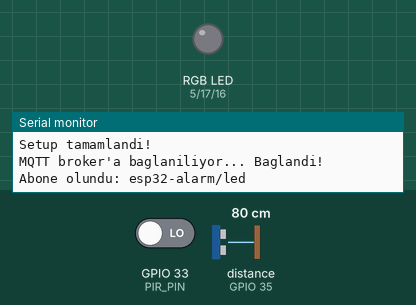
Bench run of a sketch on a simulated ESP32. On the bench: an RGB LED mixed from three pins (HIGH = lit), the last lines printed to the serial monitor. Dashed ring = blinking. The test bench sets the inputs (shaded band); at power-on: GPIO 33 (PIR_PIN) LOW, distance to the obstacle (sensor on GPIO 35) 80 cm. The echo pulse lasts 58.3 µs per cm; WiFi joins after 1.5 s; servers stay silent unless stated; no MQTT or app messages arrive unless stated; pins used as bus, display or sensor lines are not drawn.

Above: at 2.7 s.
2.8 s: GPIO 33 (PIR_PIN) driven HIGH
At 3.75 s:
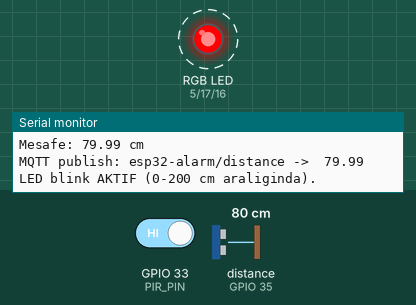
5.8 s: distance to the obstacle (sensor on GPIO 35) set to 198 cm
8.8 s: distance to the obstacle (sensor on GPIO 35) set to 204 cm
At 9.5 s:
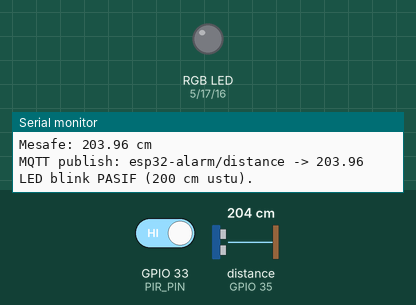
Timing chart, 0 to 11.8 s (numbered marks = the images above; inputs shaded):
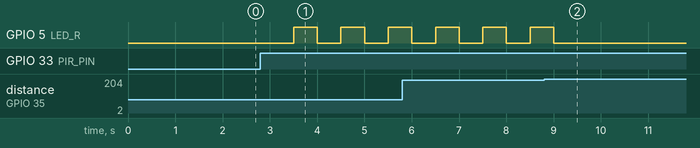

The sketch:

sketch.ino
```cpp
// WiFi bağlantısı için ESP32'nin dahili kütüphanesi dahil ediliyor
#include <WiFi.h>
// MQTT protokolü ile broker haberleşmesi için kütüphane dahil ediliyor
#include <PubSubClient.h>


// PIN TANIMLARI


// PIR hareket sensörünün sinyal çıkış pini ESP32'nin 33. pinine bağlı
#define PIR_PIN     33
// HC-SR04 ultrasonik sensörün tetikleme (trigger) pini ESP32'nin 25. pinine bağlı
#define TRIG_PIN    25
// HC-SR04 ultrasonik sensörün yankı (echo) pini ESP32'nin 35. pinine bağlı (input only)
#define ECHO_PIN    35
// RGB LED'in kırmızı renk pini ESP32'nin 5. pinine bağlı
#define LED_R       5
// RGB LED'in yeşil renk pini ESP32'nin 17. pinine bağlı
#define LED_G       17
// RGB LED'in mavi renk pini ESP32'nin 16. pinine bağlı
#define LED_B       16


// WiFi AYARLARI

// Wokwi simülasyon ortamının sanal WiFi ağı SSID'si tanımlanıyor
const char* ssid     = "Wokwi-GUEST";
// Wokwi-GUEST ağı şifre gerektirmediği için boş bırakılıyor
const char* password = "";


// MQTT AYARLARI

// Ücretsiz ve herkese açık Mosquitto test broker adresi tanımlanıyor
const char* mqtt_server = "broker.hivemq.com";
// MQTT'nin standart port numarası olan 1883 tanımlanıyor
const int   mqtt_port      = 1883;
// Mesafe verisinin yayınlanacağı MQTT topic'i tanımlanıyor
const char* mqtt_pub_topic = "esp32-alarm/distance";
// Node-RED'den LED kontrolü için dinlenecek MQTT topic'i tanımlanıyor
const char* mqtt_sub_topic = "esp32-alarm/led";
// Broker'a bağlanırken kullanılacak benzersiz istemci kimliği tanımlanıyor
const char* mqtt_client_id = "ESP32_IoT_AlarmSystem";


// NESNE TANIMLARI

// ESP32'nin WiFi bağlantısını temsil eden istemci nesnesi oluşturuluyor
WiFiClient   espClient;
// MQTT haberleşmesini yönetecek istemci nesnesi WiFi istemcisi ile ilişkilendirilerek oluşturuluyor
PubSubClient client(espClient);


// GLOBAL DEĞİŞKENLER

// LED'in Node-RED butonuyla açık/kapalı olduğunu tutan değişken, başlangıçta açık
// volatile: ISR içinde de kullanıldığı için derleyiciye önbellekleme yapmaması söyleniyor
volatile bool ledEnabled  = true;
// LED'in o anki yanık/sönük durumunu tutan değişken, başlangıçta sönük
volatile bool ledState    = false;
// LED'in yanıp sönmesi gerekip gerekmediğini belirten bayrak değişkeni
volatile bool blinkActive = false;


// TIMER TANIMLARI

// ESP32 donanım timer nesnesini tutacak pointer değişkeni tanımlanıyor
hw_timer_t* timer = NULL;
// ISR (Interrupt Service Routine) ile ana kod arasında güvenli veri paylaşımı için
// kritik bölge kilidi (mutex) tanımlanıyor
portMUX_TYPE timerMux = portMUX_INITIALIZER_UNLOCKED;


// TIMER ISR FONKSİYONU
// Her 500ms'de bir donanım timer tarafından otomatik olarak çağrılır
// IRAM_ATTR: Bu fonksiyonun RAM'de tutulmasını sağlar, flash'tan yavaş erişimi önler

void IRAM_ATTR onTimer() {
  // ISR'ye girişte kritik bölge kilidi alınıyor, diğer interrupt'lar engelleniyor
  portENTER_CRITICAL_ISR(&timerMux);

  // Hem blink aktif hem de LED etkinleştirilmiş ise LED toggle işlemi yapılır
  if (blinkActive && ledEnabled) {
    // LED durumu tersine çevriliyor: yanıksa söndür, sönükse yak
    ledState = !ledState;

    // LED durumu true ise LED kırmızı renkte yakılıyor (tehlike/alarm rengi)
    if (ledState) {
      // Kırmızı pin HIGH yapılarak kırmızı renk aktif ediliyor
      digitalWrite(LED_R, HIGH);
      // Yeşil pin LOW yapılarak yeşil renk devre dışı bırakılıyor
      digitalWrite(LED_G, LOW);
      // Mavi pin LOW yapılarak mavi renk devre dışı bırakılıyor
      digitalWrite(LED_B, LOW);
    } else {
      // LED durumu false ise tüm pinler LOW yapılarak LED söndürülüyor
      digitalWrite(LED_R, LOW);
      digitalWrite(LED_G, LOW);
      digitalWrite(LED_B, LOW);
    }
  } else {
    // Blink aktif değilse veya LED kapatıldıysa tüm LED pinleri söndürülüyor
    digitalWrite(LED_R, LOW);
    digitalWrite(LED_G, LOW);
    digitalWrite(LED_B, LOW);
    // LED durumu sönük olarak güncelleniyor
    ledState = false;
  }

  // ISR'den çıkışta kritik bölge kilidi serbest bırakılıyor
  portEXIT_CRITICAL_ISR(&timerMux);
}


// WiFi BAĞLANTI FONKSİYONU
// ESP32'yi Wokwi-GUEST ağına bağlar, bağlantı kurulana kadar bekler
void connectWiFi() {
  // Bağlantı denemesi başladığı seri monitöre yazdırılıyor
  Serial.print("WiFi'ye baglaniliyor: ");
  Serial.println(ssid);

  // Tanımlanan SSID ve şifre ile WiFi bağlantısı başlatılıyor
  WiFi.begin(ssid, password);

  // Bağlantı durumu WL_CONNECTED olana kadar döngüde bekleniyor
  while (WiFi.status() != WL_CONNECTED) {
    // Her 500ms'de bir nokta yazdırılarak bağlantı bekleniyor
    delay(500);
    Serial.print(".");
  }

  // Bağlantı başarıyla kurulduğunda bilgi mesajı yazdırılıyor
  Serial.println("\nWiFi baglantisi kuruldu!");
  // ESP32'ye atanan IP adresi seri monitöre yazdırılıyor
  Serial.print("IP Adresi: ");
  Serial.println(WiFi.localIP());
}


// MQTT MESAJ CALLBACK FONKSİYONU
// Abone olunan topic'e mesaj geldiğinde otomatik olarak çağrılır
// Node-RED dashboard butonundan gelen LED komutları burada işlenir

void mqttCallback(char* topic, byte* payload, unsigned int length) {
  // Gelen byte dizisi (payload) okunabilir string'e dönüştürülüyor
  String message = "";
  // Payload'ın her byte'ı char'a çevrilerek string'e ekleniyor
  for (unsigned int i = 0; i < length; i++) {
    message += (char)payload[i];
  }

  // Hangi topic'ten hangi mesajın geldiği seri monitöre yazdırılıyor
  Serial.print("MQTT mesaji alindi [");
  Serial.print(topic);
  Serial.print("]: ");
  Serial.println(message);

  // Gelen mesaj "ON" ise LED yanıp sönme özelliği etkinleştiriliyor
  if (message == "ON") {
    // Shared değişkene erişimde kritik bölge kilidi alınıyor
    portENTER_CRITICAL(&timerMux);
    // LED etkin bayrağı true yapılarak ISR'nin LED'i yakmasına izin veriliyor
    ledEnabled = true;
    // Kritik bölge kilidi serbest bırakılıyor
    portEXIT_CRITICAL(&timerMux);
    Serial.println("LED aktif edildi.");
  }
  // Gelen mesaj "OFF" ise LED yanıp sönme özelliği devre dışı bırakılıyor
  else if (message == "OFF") {
    // Shared değişkene erişimde kritik bölge kilidi alınıyor
    portENTER_CRITICAL(&timerMux);
    // LED etkin bayrağı false yapılarak ISR'nin LED'i yakması engelleniyor
    ledEnabled = false;
    // Kritik bölge kilidi serbest bırakılıyor
    portEXIT_CRITICAL(&timerMux);
    // LED hemen söndürülüyor, ISR'nin bir sonraki çalışmasını beklemeye gerek yok
    digitalWrite(LED_R, LOW);
    digitalWrite(LED_G, LOW);
    digitalWrite(LED_B, LOW);
    Serial.println("LED devre disi birakildi.");
  }
}


// MQTT BAĞLANTI FONKSİYONU
// Broker'a bağlantı kurar, bağlantı koptuğunda yeniden bağlanır
void connectMQTT() {
  // Broker bağlantısı yoksa bağlanana kadar döngüde kalınıyor
  while (!client.connected()) {
    Serial.print("MQTT broker'a baglaniliyor...");

    // Tanımlanan client ID ile broker'a bağlantı kurulmaya çalışılıyor
    if (client.connect(mqtt_client_id)) {
      // Bağlantı başarılı olduğunda bilgi mesajı yazdırılıyor
      Serial.println(" Baglandi!");
      // LED kontrolü için Node-RED'den mesaj dinlenecek topic'e abone olunuyor
      client.subscribe(mqtt_sub_topic);
      Serial.print("Abone olundu: ");
      Serial.println(mqtt_sub_topic);
    } else {
      // Bağlantı başarısız olduğunda hata kodu yazdırılıyor
      Serial.print(" Basarisiz. Durum kodu: ");
      Serial.println(client.state());
      // 5 saniye beklendikten sonra tekrar bağlantı deneniyor
      Serial.println("5 saniye sonra tekrar deneniyor...");
      delay(5000);
    }
  }
}


// MESAFE ÖLÇÜM FONKSİYONU
// HC-SR04 ultrasonik sensörden cm cinsinden mesafe ölçer
// Çalışma prensibi: TRIG'e 10µs darbe gönderilir, ses dalgası yayılır,
// engelden yansıyan dalga ECHO'da algılanır, süre mesafeye çevrilir
float readDistance() {
  // TRIG pini önce LOW yapılarak olası parazit sinyaller temizleniyor
  digitalWrite(TRIG_PIN, LOW);
  // 2 mikrosaniye beklenerek pin stabil hale getirilir
  delayMicroseconds(2);

  // TRIG pini 10 mikrosaniye HIGH yapılarak ölçüm başlatma darbesi gönderiliyor
  digitalWrite(TRIG_PIN, HIGH);
  // Sensörün ses dalgası göndermesi için gereken 10µs bekleniyor
  delayMicroseconds(10);
  // TRIG pini tekrar LOW yapılarak darbe sonlandırılıyor
  digitalWrite(TRIG_PIN, LOW);

  // ECHO pininin HIGH kaldığı süre ölçülüyor, maksimum 30ms bekleniyor
  // Bu süre sesin gidip gelmesi için geçen zamandır
  long duration = pulseIn(ECHO_PIN, HIGH, 30000);

  // Süre 0 ise sensör yanıt vermedi veya nesne menzil dışında
  if (duration == 0) {
    // Hata durumunu belirtmek için -1 döndürülüyor
    return -1;
  }

  // Ölçülen süre santimetreye çevriliyor
  // Ses hızı = 0.0343 cm/µs, gidiş-dönüş olduğu için 2'ye bölünüyor
  float distance = duration * 0.0343 / 2.0;
  // Hesaplanan mesafe değeri döndürülüyor
  return distance;
}


// SETUP FONKSİYONU
// Mikrodenetleyici açıldığında veya resetlendiğinde bir kez çalışır
// Tüm başlangıç ayarları burada yapılır
void setup() {
  // Seri haberleşme 115200 baud hızında başlatılıyor (debug mesajları için)
  Serial.begin(115200);
  Serial.println("Sistem baslatiliyor...");

  // PIR sensör çıkış sinyali okunacağı için INPUT moduna alınıyor
  pinMode(PIR_PIN,  INPUT);
  // HC-SR04'e tetikleme sinyali gönderileceği için TRIG OUTPUT moduna alınıyor
  pinMode(TRIG_PIN, OUTPUT);
  // HC-SR04'ten yankı sinyali okunacağı için ECHO INPUT moduna alınıyor
  pinMode(ECHO_PIN, INPUT);
  // RGB LED kırmızı pinine sinyal gönderileceği için OUTPUT moduna alınıyor
  pinMode(LED_R,    OUTPUT);
  // RGB LED yeşil pinine sinyal gönderileceği için OUTPUT moduna alınıyor
  pinMode(LED_G,    OUTPUT);
  // RGB LED mavi pinine sinyal gönderileceği için OUTPUT moduna alınıyor
  pinMode(LED_B,    OUTPUT);

  // Başlangıçta RGB LED'in kırmızı pini söndürülüyor
  digitalWrite(LED_R, LOW);
  // Başlangıçta RGB LED'in yeşil pini söndürülüyor
  digitalWrite(LED_G, LOW);
  // Başlangıçta RGB LED'in mavi pini söndürülüyor
  digitalWrite(LED_B, LOW);

  // Wokwi simülasyonunda dış ağ bağlantısı için gerekli ayar
  WiFi.setHostname("wokwi-esp32");

  // WiFi bağlantısı kuruluyor
  connectWiFi();

  // MQTT broker adresi ve port numarası ayarlanıyor
  client.setServer(mqtt_server, mqtt_port);
  // Broker'dan mesaj geldiğinde çağrılacak callback fonksiyonu kaydediliyor
  client.setCallback(mqttCallback);

  // MQTT bağlantı zaman aşımı süresi 10 saniyeye çıkarılıyor
  client.setSocketTimeout(10);
  // MQTT keep-alive süresi ayarlanıyor
  client.setKeepAlive(60);

  // ESP32 donanım timer'ı 1MHz (1 mikrosaniye çözünürlük) frekansında başlatılıyor
  // ESP32 Arduino core v3 API'si kullanılıyor
  timer = timerBegin(1000000);

  // Tanımlanan ISR fonksiyonu timer kesmesine bağlanıyor
  timerAttachInterrupt(timer, &onTimer);

  // Timer alarmı 500.000 tick = 500ms aralıkla ve otomatik tekrarla ayarlanıyor
  // Son parametre (0): otomatik yeniden yükleme için başlangıç değeri
  timerAlarm(timer, 500000, true, 0);

  // Timer kurulumu tamamlandı mesajı yazdırılıyor
  Serial.println("Timer interrupt kuruldu (500ms).");
  Serial.println("Setup tamamlandi!");
}


// LOOP FONKSİYONU
// Setup tamamlandıktan sonra sürekli olarak tekrar tekrar çalışır
void loop() {
  // MQTT broker bağlantısı kopmuşsa yeniden bağlanma fonksiyonu çağrılıyor
  if (!client.connected()) {
    connectMQTT();
  }

  // MQTT kütüphanesinin iç döngüsü çalıştırılıyor
  // Bu çağrı gelen MQTT mesajlarını işler ve callback'i tetikler
  client.loop();

  // PIR sensörünün dijital çıkış değeri okunuyor
  // HIGH (1) = hareket algılandı, LOW (0) = hareket yok
  int pirValue = digitalRead(PIR_PIN);

  // PIR sensörü hareket algıladıysa mesafe ölçümü yapılıyor
  if (pirValue == HIGH) {
    // Hareket algılandığı seri monitöre yazdırılıyor
    Serial.println("Hareket algilandi! Mesafe olculuyor...");

    // HC-SR04'ten mesafe değeri cm cinsinden alınıyor
    float distance = readDistance();

    // Sensörden geçerli ölçüm alınamadıysa (timeout)
    if (distance < 0) {
      // Hata mesajı yazdırılıyor
      Serial.println("Mesafe olculemedi (timeout).");
      // LED yanıp sönmesi durduruluyor
      portENTER_CRITICAL(&timerMux);
      blinkActive = false;
      portEXIT_CRITICAL(&timerMux);
    }
    else {
      // Ölçülen mesafe değeri seri monitöre yazdırılıyor
      Serial.print("Mesafe: ");
      Serial.print(distance);
      Serial.println(" cm");

      // Float tipindeki mesafe değeri char dizisine dönüştürülüyor
      // MQTT payload olarak gönderilebilmesi için string formatına çevriliyor
      char payload[16];
      // dtostrf: float değeri 6 karakter genişliğinde, 2 ondalık basamakla char dizisine yazar
      dtostrf(distance, 6, 2, payload);

      // Mesafe değeri MQTT broker'a tanımlı topic üzerinden yayınlanıyor
      client.publish(mqtt_pub_topic, payload);
      // Yayınlanan mesaj seri monitöre yazdırılıyor
      Serial.print("MQTT publish: ");
      Serial.print(mqtt_pub_topic);
      Serial.print(" -> ");
      Serial.println(payload);

      // Mesafe 0 ile 200 cm arasında ise LED yanıp sönmesi aktif ediliyor
      if (distance >= 0 && distance <= 200) {
        // Kritik bölge kilidi alınarak blinkActive bayrağı güvenli şekilde true yapılıyor
        portENTER_CRITICAL(&timerMux);
        // Bu bayrak ISR tarafından kontrol edilerek LED toggle işlemi yapılacak
        blinkActive = true;
        portEXIT_CRITICAL(&timerMux);
        Serial.println("LED blink AKTIF (0-200 cm araliginda).");
      } else {
        // Mesafe 200 cm'den fazla ise LED yanıp sönmesi durdurluyor
        portENTER_CRITICAL(&timerMux);
        // ISR bir sonraki çalışmasında LED'i söndürecek
        blinkActive = false;
        portEXIT_CRITICAL(&timerMux);
        Serial.println("LED blink PASIF (200 cm ustu).");
      }
    }
  } else {
    // PIR sensörü hareket algılamıyorsa LED yanıp sönmesi durduruluyor
    portENTER_CRITICAL(&timerMux);
    // blinkActive false yapılarak ISR LED'i söndürüyor
    blinkActive = false;
    portEXIT_CRITICAL(&timerMux);
  }

  // Ana döngü 300ms bekliyor, bu sürede sensör okumaları kararlı hale geliyor
  delay(300);
}
```

Measured:
- the behaviour switches between 200 and 201 cm on distance to the obstacle (sensor on GPIO 35) (found by bisection; images 1 and 2)
- after the input at 2.8 s, GPIO 5 (LED_R): alternates HIGH for 0.50 s and LOW for 0.50 s, starting after 0.70 s
- after the input at 8.8 s, GPIO 5 (LED_R): goes on until 9.0 s, then stays LOW
